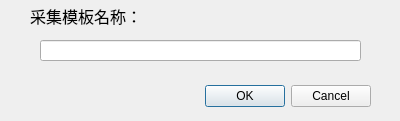
<?xml version="1.0" encoding="UTF-8"?>
<ui version="4.0">
 <class>AddItem</class>
 <widget class="QDialog" name="AddItem">
  <property name="geometry">
   <rect>
    <x>0</x>
    <y>0</y>
    <width>400</width>
    <height>121</height>
   </rect>
  </property>
  <property name="windowTitle">
   <string>添加采集模板</string>
  </property>
  <widget class="QDialogButtonBox" name="buttonBox">
   <property name="geometry">
    <rect>
     <x>30</x>
     <y>80</y>
     <width>341</width>
     <height>32</height>
    </rect>
   </property>
   <property name="orientation">
    <enum>Qt::Horizontal</enum>
   </property>
   <property name="standardButtons">
    <set>QDialogButtonBox::Cancel|QDialogButtonBox::Ok</set>
   </property>
  </widget>
  <widget class="QLabel" name="label">
   <property name="geometry">
    <rect>
     <x>30</x>
     <y>0</y>
     <width>121</width>
     <height>31</height>
    </rect>
   </property>
   <property name="font">
    <font>
     <family>Microsoft YaHei UI</family>
     <pointsize>12</pointsize>
    </font>
   </property>
   <property name="text">
    <string>采集模板名称：</string>
   </property>
  </widget>
  <widget class="QLineEdit" name="lineEdit">
   <property name="geometry">
    <rect>
     <x>40</x>
     <y>40</y>
     <width>321</width>
     <height>21</height>
    </rect>
   </property>
   <property name="font">
    <font>
     <family>Microsoft YaHei UI</family>
     <pointsize>10</pointsize>
    </font>
   </property>
  </widget>
 </widget>
 <resources/>
 <connections>
  <connection>
   <sender>buttonBox</sender>
   <signal>accepted()</signal>
   <receiver>AddItem</receiver>
   <slot>accept()</slot>
   <hints>
    <hint type="sourcelabel">
     <x>248</x>
     <y>254</y>
    </hint>
    <hint type="destinationlabel">
     <x>157</x>
     <y>274</y>
    </hint>
   </hints>
  </connection>
  <connection>
   <sender>buttonBox</sender>
   <signal>rejected()</signal>
   <receiver>AddItem</receiver>
   <slot>reject()</slot>
   <hints>
    <hint type="sourcelabel">
     <x>316</x>
     <y>260</y>
    </hint>
    <hint type="destinationlabel">
     <x>286</x>
     <y>274</y>
    </hint>
   </hints>
  </connection>
 </connections>
</ui>
